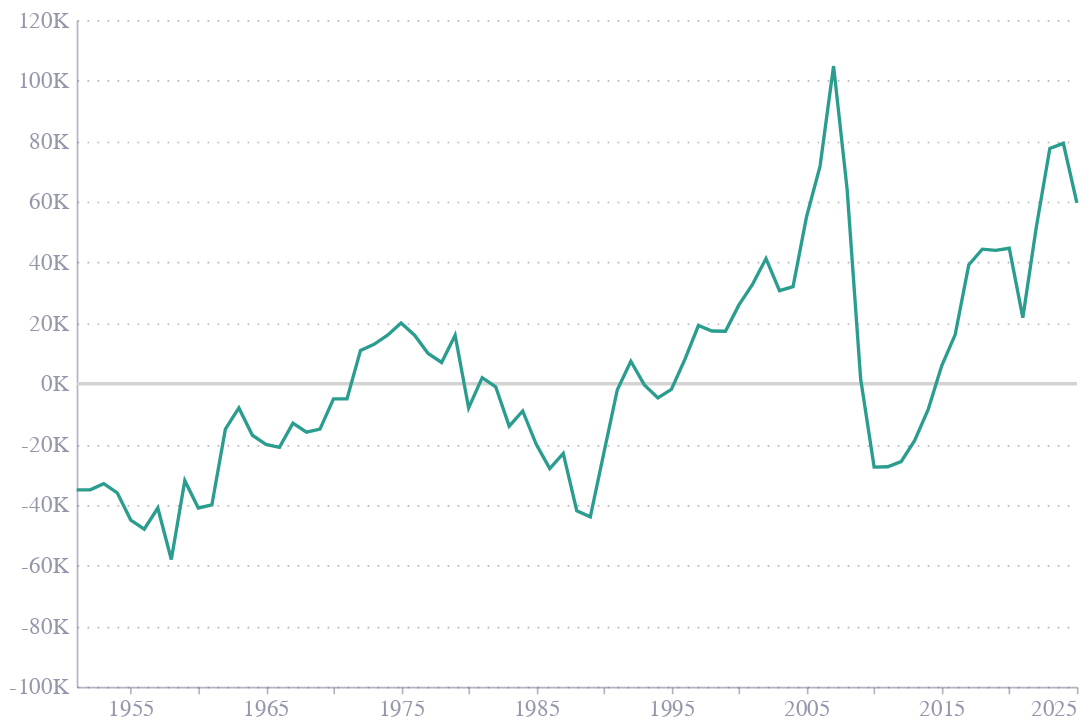

Notebook code cell kept with this figure:
### Code cell
line = alt.Chart(net_migra).mark_line().encode(
    x=alt.X('Year', axis=alt.Axis(labelFontSize=14)),
    y=alt.Y('VALUE:Q', scale=alt.Scale(domain=[-100, 120]), axis=alt.Axis(labelExpr="datum.value + 'K'", labelFontSize=14)),
    tooltip=[
        alt.Tooltip('Year:T', format = '%Y', title='Year'),
        alt.Tooltip('VALUE_label', title='Net Migration')
    ],
    color=alt.value('#2a9d8f')
).properties(
    width=600,
    height=400)

zero_line = alt.Chart(pd.DataFrame({'y': [0]})).mark_rule(strokeWidth=2, color='lightgrey').encode(
    y='y:Q'
)

chart = zero_line +line
chart

### Figure 1 — Vega-Lite specification as saved in the notebook (floating-point values rounded to 4 significant figures)
{"config": {"font": "Circular Std", "text": {"color": "#676A86", "align": "left", "baseline": "middle", "dx": 7, "dy": 0, "fontSize": 11}, "view": {"stroke": null, "continuousWidth": 400, "continuousHeight": 300, "discreteWidth": 400, "discreteHeight": 300}, "range": {"category": ["#36B7B4", "#E6224B", "#F4C245", "#0063AF", "#00A767", "#179FDB", "#EB5C2E"], "diverging": ["#E6224B", "#E54753", "#C9C9C9", "#179FDB", "#122B39"], "heatmap": ["#C9C9C9", "#179FDB", "#0063AF", "#122B39"], "ordinal": ["#00A767", "#36B7B4", "#179FDB", "#0063AF", "#243B5A"]}, "bar": {"color": "#179fdb"}, "line": {"color": "#e6224b"}, "rule": {"color": "#676A86"}, "area": {"opacity": 0.3}, "point": {"filled": true, "size": 80, "color": "#e6224b", "opacity": 0.95}, "geoshape": {"stroke": "white", "strokeWidth": 0.3}, "rect": {"fill": "#d6d4d4", "opacity": 0.3}, "axis": {"labelColor": "#676A86", "labelFontSize": 11, "labelFont": "Circular Std", "labelOpacity": 0.7, "tickColor": "#676A86", "tickOpacity": 0.5, "domainColor": "#676A86", "domainOpacity": 0.5, "gridColor": "#676A86", "gridDash": [2, 2], "gridOpacity": 0.5, "title": null, "titleColor": "#676A86", "titleOpacity": 0.8, "tickSize": 4}, "axisXDiscrete": {"grid": false, "labelAngle": 0, "tickCount": 10, "tickOpacity": 0.5, "title": null}, "axisYDiscrete": {"ticks": false, "labelPadding": 5}, "axisXTemporal": {"grid": false, "ticks": true}, "axisXQuantitative": {"grid": true}, "axisYQuantitative": {"gridColor": "#676A86", "gridDash": [1, 5], "gridOpacity": 0.5, "ticks": false, "labelPadding": 5, "tickCount": 8, "titleAngle": 0, "titleAlign": "left", "titleBaseline": "bottom", "titleX": 0, "titleY": -5}, "title": {"color": "#676A86E6", "subtitleColor": "#676A86", "font": "Circular Std", "subtitleFont": "Circular Std", "anchor": "start", "fontSize": 14, "subtitleFontSize": 12, "subtitlePadding": 4, "offset": 0, "frame": "group"}, "legend": {"titleColor": "#122b39", "title": null, "labelColor": "#122b39", "labelFontSize": 11}}, "layer": [{"data": {"name": "data-a0a55d106695e8d630baff0f16eee66d"}, "mark": {"type": "rule", "color": "lightgrey", "strokeWidth": 2}, "encoding": {"y": {"field": "y", "type": "quantitative"}}}, {"data": {"name": "data-5a7ae036b28af15651e0fe90ccb64c9b"}, "mark": {"type": "line"}, "encoding": {"color": {"value": "#2a9d8f"}, "tooltip": [{"field": "Year", "format": "%Y", "title": "Year", "type": "temporal"}, {"field": "VALUE_label", "title": "Net Migration", "type": "nominal"}], "x": {"axis": {"labelFontSize": 14}, "field": "Year", "type": "temporal"}, "y": {"axis": {"labelExpr": "datum.value + 'K'", "labelFontSize": 14}, "field": "VALUE", "scale": {"domain": [-100, 120]}, "type": "quantitative"}}}], "height": 400, "width": 600, "$schema": "https://vega.github.io/schema/vega-lite/v5.20.1.json", "datasets": {"data-a0a55d106695e8d630baff0f16eee66d": [{"y": 0}], "data-5a7ae036b28af15651e0fe90ccb64c9b": [{"STATISTIC Label": "Annual Population Change", "Year": "1951-01-01T00:00:00", "Component": "Net migration", "UNIT": "Thousand", "VALUE": -35.0, "VALUE_label": "-35.0K"}, {"STATISTIC Label": "Annual Population Change", "Year": "1952-01-01T00:00:00", "Component": "Net migration", "UNIT": "Thousand", "VALUE": -35.0, "VALUE_label": "-35.0K"}, {"STATISTIC Label": "Annual Population Change", "Year": "1953-01-01T00:00:00", "Component": "Net migration", "UNIT": "Thousand", "VALUE": -33.0, "VALUE_label": "-33.0K"}, {"STATISTIC Label": "Annual Population Change", "Year": "1954-01-01T00:00:00", "Component": "Net migration", "UNIT": "Thousand", "VALUE": -36.0, "VALUE_label": "-36.0K"}, {"STATISTIC Label": "Annual Population Change", "Year": "1955-01-01T00:00:00", "Component": "Net migration", "UNIT": "Thousand", "VALUE": -45.0, "VALUE_label": "-45.0K"}, {"STATISTIC Label": "Annual Population Change", "Year": "1956-01-01T00:00:00", "Component": "Net migration", "UNIT": "Thousand", "VALUE": -48.0, "VALUE_label": "-48.0K"}, {"STATISTIC Label": "Annual Population Change", "Year": "1957-01-01T00:00:00", "Component": "Net migration", "UNIT": "Thousand", "VALUE": -41.0, "VALUE_label": "-41.0K"}, {"STATISTIC Label": "Annual Population Change", "Year": "1958-01-01T00:00:00", "Component": "Net migration", "UNIT": "Thousand", "VALUE": -58.0, "VALUE_label": "-58.0K"}, {"STATISTIC Label": "Annual Population Change", "Year": "1959-01-01T00:00:00", "Component": "Net migration", "UNIT": "Thousand", "VALUE": -32.0, "VALUE_label": "-32.0K"}, {"STATISTIC Label": "Annual Population Change", "Year": "1960-01-01T00:00:00", "Component": "Net migration", "UNIT": "Thousand", "VALUE": -41.0, "VALUE_label": "-41.0K"}, {"STATISTIC Label": "Annual Population Change", "Year": "1961-01-01T00:00:00", "Component": "Net migration", "UNIT": "Thousand", "VALUE": -40.0, "VALUE_label": "-40.0K"}, {"STATISTIC Label": "Annual Population Change", "Year": "1962-01-01T00:00:00", "Component": "Net migration", "UNIT": "Thousand", "VALUE": -15.0, "VALUE_label": "-15.0K"}, {"STATISTIC Label": "Annual Population Change", "Year": "1963-01-01T00:00:00", "Component": "Net migration", "UNIT": "Thousand", "VALUE": -8.0, "VALUE_label": "-8.0K"}, {"STATISTIC Label": "Annual Population Change", "Year": "1964-01-01T00:00:00", "Component": "Net migration", "UNIT": "Thousand", "VALUE": -17.0, "VALUE_label": "-17.0K"}, {"STATISTIC Label": "Annual Population Change", "Year": "1965-01-01T00:00:00", "Component": "Net migration", "UNIT": "Thousand", "VALUE": -20.0, "VALUE_label": "-20.0K"}, {"STATISTIC Label": "Annual Population Change", "Year": "1966-01-01T00:00:00", "Component": "Net migration", "UNIT": "Thousand", "VALUE": -21.0, "VALUE_label": "-21.0K"}, {"STATISTIC Label": "Annual Population Change", "Year": "1967-01-01T00:00:00", "Component": "Net migration", "UNIT": "Thousand", "VALUE": -13.0, "VALUE_label": "-13.0K"}, {"STATISTIC Label": "Annual Population Change", "Year": "1968-01-01T00:00:00", "Component": "Net migration", "UNIT": "Thousand", "VALUE": -16.0, "VALUE_label": "-16.0K"}, {"STATISTIC Label": "Annual Population Change", "Year": "1969-01-01T00:00:00", "Component": "Net migration", "UNIT": "Thousand", "VALUE": -15.0, "VALUE_label": "-15.0K"}, {"STATISTIC Label": "Annual Population Change", "Year": "1970-01-01T00:00:00", "Component": "Net migration", "UNIT": "Thousand", "VALUE": -5.0, "VALUE_label": "-5.0K"}, {"STATISTIC Label": "Annual Population Change", "Year": "1971-01-01T00:00:00", "Component": "Net migration", "UNIT": "Thousand", "VALUE": -5.0, "VALUE_label": "-5.0K"}, {"STATISTIC Label": "Annual Population Change", "Year": "1972-01-01T00:00:00", "Component": "Net migration", "UNIT": "Thousand", "VALUE": 11.0, "VALUE_label": "11.0K"}, {"STATISTIC Label": "Annual Population Change", "Year": "1973-01-01T00:00:00", "Component": "Net migration", "UNIT": "Thousand", "VALUE": 13.0, "VALUE_label": "13.0K"}, {"STATISTIC Label": "Annual Population Change", "Year": "1974-01-01T00:00:00", "Component": "Net migration", "UNIT": "Thousand", "VALUE": 16.0, "VALUE_label": "16.0K"}, {"STATISTIC Label": "Annual Population Change", "Year": "1975-01-01T00:00:00", "Component": "Net migration", "UNIT": "Thousand", "VALUE": 20.0, "VALUE_label": "20.0K"}, {"STATISTIC Label": "Annual Population Change", "Year": "1976-01-01T00:00:00", "Component": "Net migration", "UNIT": "Thousand", "VALUE": 16.0, "VALUE_label": "16.0K"}, {"STATISTIC Label": "Annual Population Change", "Year": "1977-01-01T00:00:00", "Component": "Net migration", "UNIT": "Thousand", "VALUE": 10.0, "VALUE_label": "10.0K"}, {"STATISTIC Label": "Annual Population Change", "Year": "1978-01-01T00:00:00", "Component": "Net migration", "UNIT": "Thousand", "VALUE": 7.0, "VALUE_label": "7.0K"}, {"STATISTIC Label": "Annual Population Change", "Year": "1979-01-01T00:00:00", "Component": "Net migration", "UNIT": "Thousand", "VALUE": 16.0, "VALUE_label": "16.0K"}, {"STATISTIC Label": "Annual Population Change", "Year": "1980-01-01T00:00:00", "Component": "Net migration", "UNIT": "Thousand", "VALUE": -8.0, "VALUE_label": "-8.0K"}, {"STATISTIC Label": "Annual Population Change", "Year": "1981-01-01T00:00:00", "Component": "Net migration", "UNIT": "Thousand", "VALUE": 2.0, "VALUE_label": "2.0K"}, {"STATISTIC Label": "Annual Population Change", "Year": "1982-01-01T00:00:00", "Component": "Net migration", "UNIT": "Thousand", "VALUE": -1.0, "VALUE_label": "-1.0K"}, {"STATISTIC Label": "Annual Population Change", "Year": "1983-01-01T00:00:00", "Component": "Net migration", "UNIT": "Thousand", "VALUE": -14.0, "VALUE_label": "-14.0K"}, {"STATISTIC Label": "Annual Population Change", "Year": "1984-01-01T00:00:00", "Component": "Net migration", "UNIT": "Thousand", "VALUE": -9.0, "VALUE_label": "-9.0K"}, {"STATISTIC Label": "Annual Population Change", "Year": "1985-01-01T00:00:00", "Component": "Net migration", "UNIT": "Thousand", "VALUE": -20.0, "VALUE_label": "-20.0K"}, {"STATISTIC Label": "Annual Population Change", "Year": "1986-01-01T00:00:00", "Component": "Net migration", "UNIT": "Thousand", "VALUE": -28.0, "VALUE_label": "-28.0K"}, {"STATISTIC Label": "Annual Population Change", "Year": "1987-01-01T00:00:00", "Component": "Net migration", "UNIT": "Thousand", "VALUE": -23.0, "VALUE_label": "-23.0K"}, {"STATISTIC Label": "Annual Population Change", "Year": "1988-01-01T00:00:00", "Component": "Net migration", "UNIT": "Thousand", "VALUE": -41.9, "VALUE_label": "-41.9K"}, {"STATISTIC Label": "Annual Population Change", "Year": "1989-01-01T00:00:00", "Component": "Net migration", "UNIT": "Thousand", "VALUE": -43.9, "VALUE_label": "-43.9K"}, {"STATISTIC Label": "Annual Population Change", "Year": "1990-01-01T00:00:00", "Component": "Net migration", "UNIT": "Thousand", "VALUE": -22.9, "VALUE_label": "-22.9K"}, {"STATISTIC Label": "Annual Population Change", "Year": "1991-01-01T00:00:00", "Component": "Net migration", "UNIT": "Thousand", "VALUE": -2.0, "VALUE_label": "-2.0K"}, {"STATISTIC Label": "Annual Population Change", "Year": "1992-01-01T00:00:00", "Component": "Net migration", "UNIT": "Thousand", "VALUE": 7.4, "VALUE_label": "7.4K"}, {"STATISTIC Label": "Annual Population Change", "Year": "1993-01-01T00:00:00", "Component": "Net migration", "UNIT": "Thousand", "VALUE": -0.4, "VALUE_label": "-0.4K"}, {"STATISTIC Label": "Annual Population Change", "Year": "1994-01-01T00:00:00", "Component": "Net migration", "UNIT": "Thousand", "VALUE": -4.7, "VALUE_label": "-4.7K"}, {"STATISTIC Label": "Annual Population Change", "Year": "1995-01-01T00:00:00", "Component": "Net migration", "UNIT": "Thousand", "VALUE": -1.9, "VALUE_label": "-1.9K"}, {"STATISTIC Label": "Annual Population Change", "Year": "1996-01-01T00:00:00", "Component": "Net migration", "UNIT": "Thousand", "VALUE": 8.0, "VALUE_label": "8.0K"}, {"STATISTIC Label": "Annual Population Change", "Year": "1997-01-01T00:00:00", "Component": "Net migration", "UNIT": "Thousand", "VALUE": 19.2, "VALUE_label": "19.2K"}, {"STATISTIC Label": "Annual Population Change", "Year": "1998-01-01T00:00:00", "Component": "Net migration", "UNIT": "Thousand", "VALUE": 17.4, "VALUE_label": "17.4K"}, {"STATISTIC Label": "Annual Population Change", "Year": "1999-01-01T00:00:00", "Component": "Net migration", "UNIT": "Thousand", "VALUE": 17.3, "VALUE_label": "17.3K"}, {"STATISTIC Label": "Annual Population Change", "Year": "2000-01-01T00:00:00", "Component": "Net migration", "UNIT": "Thousand", "VALUE": 26.0, "VALUE_label": "26.0K"}, {"STATISTIC Label": "Annual Population Change", "Year": "2001-01-01T00:00:00", "Component": "Net migration", "UNIT": "Thousand", "VALUE": 32.8, "VALUE_label": "32.8K"}, {"STATISTIC Label": "Annual Population Change", "Year": "2002-01-01T00:00:00", "Component": "Net migration", "UNIT": "Thousand", "VALUE": 41.3, "VALUE_label": "41.3K"}, {"STATISTIC Label": "Annual Population Change", "Year": "2003-01-01T00:00:00", "Component": "Net migration", "UNIT": "Thousand", "VALUE": 30.7, "VALUE_label": "30.7K"}, {"STATISTIC Label": "Annual Population Change", "Year": "2004-01-01T00:00:00", "Component": "Net migration", "UNIT": "Thousand", "VALUE": 32.0, "VALUE_label": "32.0K"}, {"STATISTIC Label": "Annual Population Change", "Year": "2005-01-01T00:00:00", "Component": "Net migration", "UNIT": "Thousand", "VALUE": 55.1, "VALUE_label": "55.1K"}, {"STATISTIC Label": "Annual Population Change", "Year": "2006-01-01T00:00:00", "Component": "Net migration", "UNIT": "Thousand", "VALUE": 71.8, "VALUE_label": "71.8K"}, {"STATISTIC Label": "Annual Population Change", "Year": "2007-01-01T00:00:00", "Component": "Net migration", "UNIT": "Thousand", "VALUE": 104.8, "VALUE_label": "104.8K"}, {"STATISTIC Label": "Annual Population Change", "Year": "2008-01-01T00:00:00", "Component": "Net migration", "UNIT": "Thousand", "VALUE": 64.3, "VALUE_label": "64.3K"}, {"STATISTIC Label": "Annual Population Change", "Year": "2009-01-01T00:00:00", "Component": "Net migration", "UNIT": "Thousand", "VALUE": 1.6, "VALUE_label": "1.6K"}, {"STATISTIC Label": "Annual Population Change", "Year": "2010-01-01T00:00:00", "Component": "Net migration", "UNIT": "Thousand", "VALUE": -27.5, "VALUE_label": "-27.5K"}, {"STATISTIC Label": "Annual Population Change", "Year": "2011-01-01T00:00:00", "Component": "Net migration", "UNIT": "Thousand", "VALUE": -27.4, "VALUE_label": "-27.4K"}, {"STATISTIC Label": "Annual Population Change", "Year": "2012-01-01T00:00:00", "Component": "Net migration", "UNIT": "Thousand", "VALUE": -25.7, "VALUE_label": "-25.7K"}, {"STATISTIC Label": "Annual Population Change", "Year": "2013-01-01T00:00:00", "Component": "Net migration", "UNIT": "Thousand", "VALUE": -18.7, "VALUE_label": "-18.7K"}, {"STATISTIC Label": "Annual Population Change", "Year": "2014-01-01T00:00:00", "Component": "Net migration", "UNIT": "Thousand", "VALUE": -8.5, "VALUE_label": "-8.5K"}, {"STATISTIC Label": "Annual Population Change", "Year": "2015-01-01T00:00:00", "Component": "Net migration", "UNIT": "Thousand", "VALUE": 5.9, "VALUE_label": "5.9K"}, {"STATISTIC Label": "Annual Population Change", "Year": "2016-01-01T00:00:00", "Component": "Net migration", "UNIT": "Thousand", "VALUE": 16.2, "VALUE_label": "16.2K"}, {"STATISTIC Label": "Annual Population Change", "Year": "2017-01-01T00:00:00", "Component": "Net migration", "UNIT": "Thousand", "VALUE": 39.2, "VALUE_label": "39.2K"}, {"STATISTIC Label": "Annual Population Change", "Year": "2018-01-01T00:00:00", "Component": "Net migration", "UNIT": "Thousand", "VALUE": 44.4, "VALUE_label": "44.4K"}, {"STATISTIC Label": "Annual Population Change", "Year": "2019-01-01T00:00:00", "Component": "Net migration", "UNIT": "Thousand", "VALUE": 44.0, "VALUE_label": "44.0K"}, {"STATISTIC Label": "Annual Population Change", "Year": "2020-01-01T00:00:00", "Component": "Net migration", "UNIT": "Thousand", "VALUE": 44.7, "VALUE_label": "44.7K"}, {"STATISTIC Label": "Annual Population Change", "Year": "2021-01-01T00:00:00", "Component": "Net migration", "UNIT": "Thousand", "VALUE": 21.8, "VALUE_label": "21.8K"}, {"STATISTIC Label": "Annual Population Change", "Year": "2022-01-01T00:00:00", "Component": "Net migration", "UNIT": "Thousand", "VALUE": 51.7, "VALUE_label": "51.7K"}, {"STATISTIC Label": "Annual Population Change", "Year": "2023-01-01T00:00:00", "Component": "Net migration", "UNIT": "Thousand", "VALUE": 77.6, "VALUE_label": "77.6K"}, {"STATISTIC Label": "Annual Population Change", "Year": "2024-01-01T00:00:00", "Component": "Net migration", "UNIT": "Thousand", "VALUE": 79.3, "VALUE_label": "79.3K"}, {"STATISTIC Label": "Annual Population Change", "Year": "2025-01-01T00:00:00", "Component": "Net migration", "UNIT": "Thousand", "VALUE": 59.7, "VALUE_label": "59.7K"}]}}
